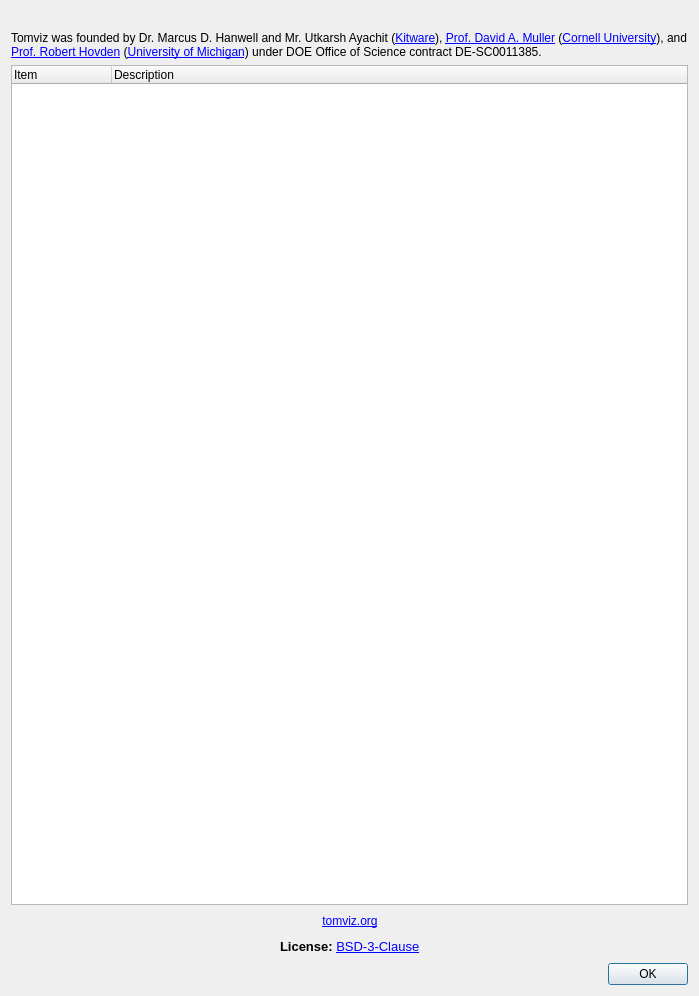
<?xml version="1.0" encoding="UTF-8"?>
<ui version="4.0">
 <class>AboutDialog</class>
 <widget class="QDialog" name="AboutDialog">
  <property name="geometry">
   <rect>
    <x>0</x>
    <y>0</y>
    <width>699</width>
    <height>996</height>
   </rect>
  </property>
  <property name="windowTitle">
   <string>tomviz</string>
  </property>
  <layout class="QVBoxLayout" name="verticalLayout">
   <item>
    <widget class="QLabel" name="image">
     <property name="text">
      <string/>
     </property>
     <property name="pixmap">
      <pixmap resource="resources.qrc">:/icons/tomvizfull.png</pixmap>
     </property>
     <property name="alignment">
      <set>Qt::AlignCenter</set>
     </property>
    </widget>
   </item>
   <item>
    <widget class="QLabel" name="label">
     <property name="text">
      <string>&lt;html&gt;&lt;head/&gt;&lt;body&gt;&lt;p&gt;Tomviz was founded by Dr. Marcus D. Hanwell and Mr. Utkarsh Ayachit (&lt;a href=&quot;http://www.kitware.com/&quot;&gt;Kitware&lt;/a&gt;), &lt;a href=&quot;http://muller.research.engineering.cornell.edu/&quot;&gt;Prof. David A. Muller&lt;/a&gt; (&lt;a href=&quot;http://www.cornell.edu/&quot;&gt;Cornell University&lt;/a&gt;), and &lt;a href=&quot;http://www.roberthovden.com/&quot;&gt;Prof. Robert Hovden&lt;/a&gt; (&lt;a href=&quot;http://umich.edu/&quot;&gt;University of Michigan&lt;/a&gt;) under DOE Office of Science contract DE-SC0011385.&lt;/p&gt;&lt;/body&gt;&lt;/html&gt;</string>
     </property>
     <property name="textFormat">
      <enum>Qt::RichText</enum>
     </property>
     <property name="wordWrap">
      <bool>true</bool>
     </property>
     <property name="openExternalLinks">
      <bool>true</bool>
     </property>
     <property name="textInteractionFlags">
      <set>Qt::LinksAccessibleByMouse|Qt::TextSelectableByKeyboard|Qt::TextSelectableByMouse</set>
     </property>
    </widget>
   </item>
   <item>
    <widget class="QTreeWidget" name="information">
     <property name="sizePolicy">
      <sizepolicy hsizetype="Expanding" vsizetype="Expanding">
       <horstretch>0</horstretch>
       <verstretch>0</verstretch>
      </sizepolicy>
     </property>
     <property name="alternatingRowColors">
      <bool>true</bool>
     </property>
     <property name="rootIsDecorated">
      <bool>false</bool>
     </property>
     <attribute name="headerStretchLastSection">
      <bool>true</bool>
     </attribute>
     <column>
      <property name="text">
       <string>Item</string>
      </property>
     </column>
     <column>
      <property name="text">
       <string>Description</string>
      </property>
     </column>
    </widget>
   </item>
   <item>
    <layout class="QHBoxLayout" name="horizontalLayout">
     <item>
      <spacer name="horizontalSpacer">
       <property name="orientation">
        <enum>Qt::Horizontal</enum>
       </property>
       <property name="sizeHint" stdset="0">
        <size>
         <width>40</width>
         <height>20</height>
        </size>
       </property>
      </spacer>
     </item>
     <item>
      <widget class="QLabel" name="website">
       <property name="text">
        <string>&lt;html&gt;&lt;head/&gt;&lt;body&gt;&lt;p&gt;&lt;a href=&quot;http://www.tomviz.org&quot;&gt;&lt;span style=&quot; text-decoration: underline; color:#0000ff;&quot;&gt;tomviz.org&lt;/span&gt;&lt;/a&gt;&lt;/p&gt;&lt;/body&gt;&lt;/html&gt;</string>
       </property>
       <property name="textFormat">
        <enum>Qt::RichText</enum>
       </property>
       <property name="alignment">
        <set>Qt::AlignCenter</set>
       </property>
       <property name="openExternalLinks">
        <bool>true</bool>
       </property>
      </widget>
     </item>
     <item>
      <spacer name="horizontalSpacer_2">
       <property name="orientation">
        <enum>Qt::Horizontal</enum>
       </property>
       <property name="sizeHint" stdset="0">
        <size>
         <width>40</width>
         <height>20</height>
        </size>
       </property>
      </spacer>
     </item>
    </layout>
   </item>
   <item>
    <layout class="QHBoxLayout" name="license">
     <item>
      <spacer name="horizontalSpacer_8">
       <property name="orientation">
        <enum>Qt::Horizontal</enum>
       </property>
       <property name="sizeHint" stdset="0">
        <size>
         <width>40</width>
         <height>20</height>
        </size>
       </property>
      </spacer>
     </item>
     <item>
      <widget class="QLabel" name="licenseLabel">
       <property name="text">
        <string>&lt;html&gt;&lt;head/&gt;&lt;body&gt;&lt;p&gt;&lt;span style=&quot; font-size:10pt; font-weight:600;&quot;&gt;License: &lt;/span&gt;&lt;a href=&quot;http://opensource.org/licenses/BSD-3-Clause&quot;&gt;&lt;span style=&quot; font-size:10pt; text-decoration: underline; color:#0000ff;&quot;&gt;BSD-3-Clause&lt;/span&gt;&lt;/a&gt;&lt;/p&gt;&lt;/body&gt;&lt;/html&gt;</string>
       </property>
       <property name="textFormat">
        <enum>Qt::RichText</enum>
       </property>
       <property name="openExternalLinks">
        <bool>true</bool>
       </property>
      </widget>
     </item>
     <item>
      <spacer name="horizontalSpacer_9">
       <property name="orientation">
        <enum>Qt::Horizontal</enum>
       </property>
       <property name="sizeHint" stdset="0">
        <size>
         <width>40</width>
         <height>20</height>
        </size>
       </property>
      </spacer>
     </item>
    </layout>
   </item>
   <item>
    <widget class="QDialogButtonBox" name="buttonBox">
     <property name="orientation">
      <enum>Qt::Horizontal</enum>
     </property>
     <property name="standardButtons">
      <set>QDialogButtonBox::Ok</set>
     </property>
    </widget>
   </item>
  </layout>
 </widget>
 <resources>
  <include location="resources.qrc"/>
 </resources>
 <connections>
  <connection>
   <sender>buttonBox</sender>
   <signal>accepted()</signal>
   <receiver>AboutDialog</receiver>
   <slot>accept()</slot>
   <hints>
    <hint type="sourcelabel">
     <x>248</x>
     <y>254</y>
    </hint>
    <hint type="destinationlabel">
     <x>157</x>
     <y>274</y>
    </hint>
   </hints>
  </connection>
  <connection>
   <sender>buttonBox</sender>
   <signal>rejected()</signal>
   <receiver>AboutDialog</receiver>
   <slot>reject()</slot>
   <hints>
    <hint type="sourcelabel">
     <x>316</x>
     <y>260</y>
    </hint>
    <hint type="destinationlabel">
     <x>286</x>
     <y>274</y>
    </hint>
   </hints>
  </connection>
 </connections>
</ui>
